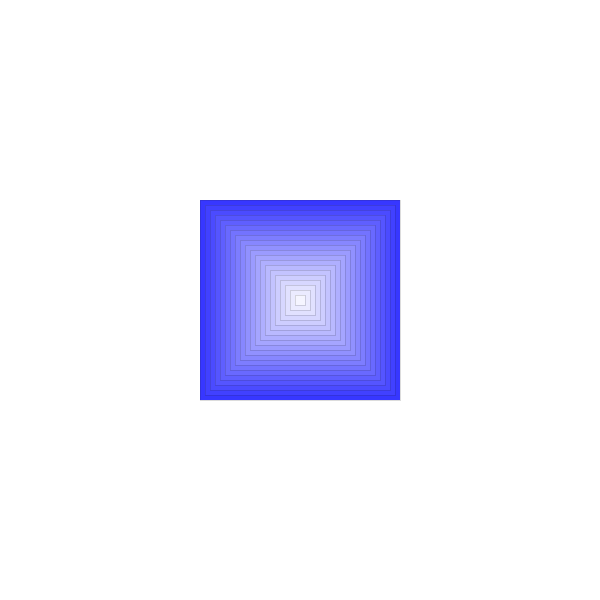
Frame 1 (no input)
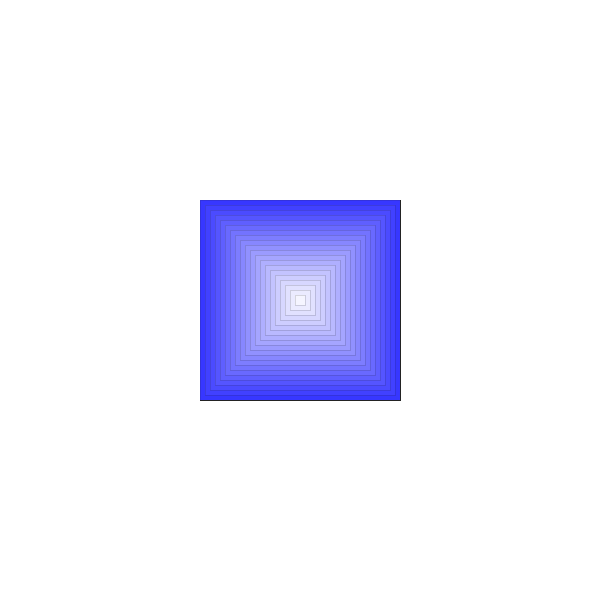
Frame 60 (the mouse pressed at the canvas centre just before this capture)
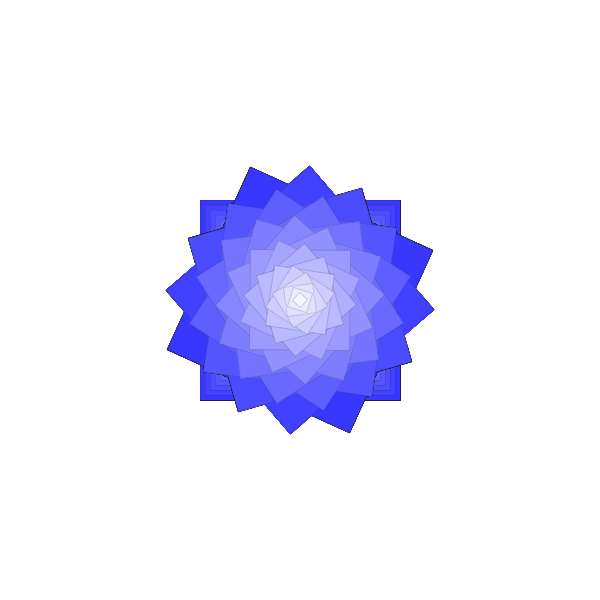
Frame 120 (the mouse held since frame 60 and released just before this capture)

The Processing sketch that drew these frames (run headless with seeded random() and noise(); from frame 60 on, the mouse is pressed at the canvas centre):

// Processing sketch: RotateSquares
// ── RotateSquares.pde
/**
  * Rotate squares
  *
  */

void setup() {
  size(600, 600);
  background(255);
  // set the rectangle to drw from the center point (as opposed to the corner)
  rectMode(CENTER);
  smooth();
  //set the stroke
  stroke(30, 40);
  // set fill color
  fill(20, 100, 250);
}

void draw () {
  // set the point of origin to the center of the window
  translate(width / 2, height / 2);
  // loop and decement by 10
  for (int s = 200; s > 0; s = s - 10) {
    // change the fill color
    fill(255 - s, 255 - s, 255);
    // roate based upon mouse location
    rotate((mouseX + mouseY) / 300.0);
    // draw the rectangle
    rect(0, 0, s, s);
  }
}

/*
Now practice with different shape primitives (ellipse, rect, etc)
and use data from the interent to change the size, rotation, color, etc
*/
